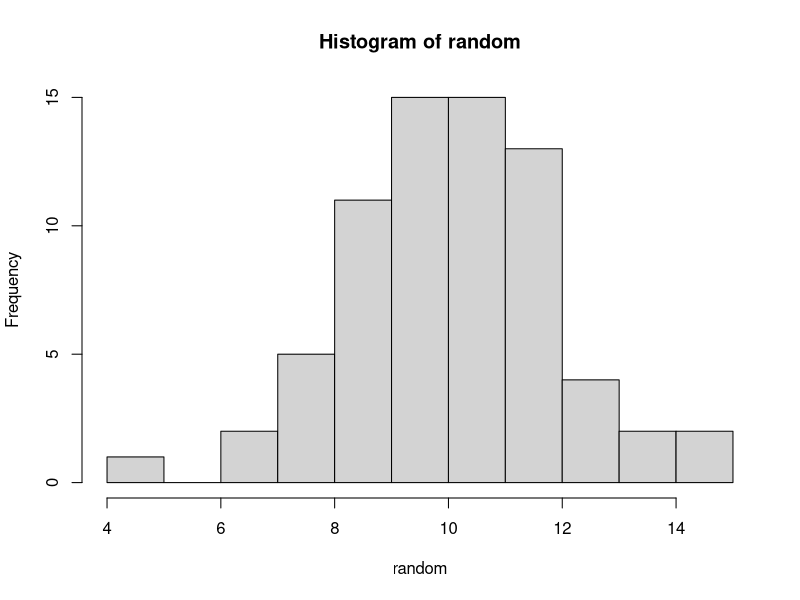
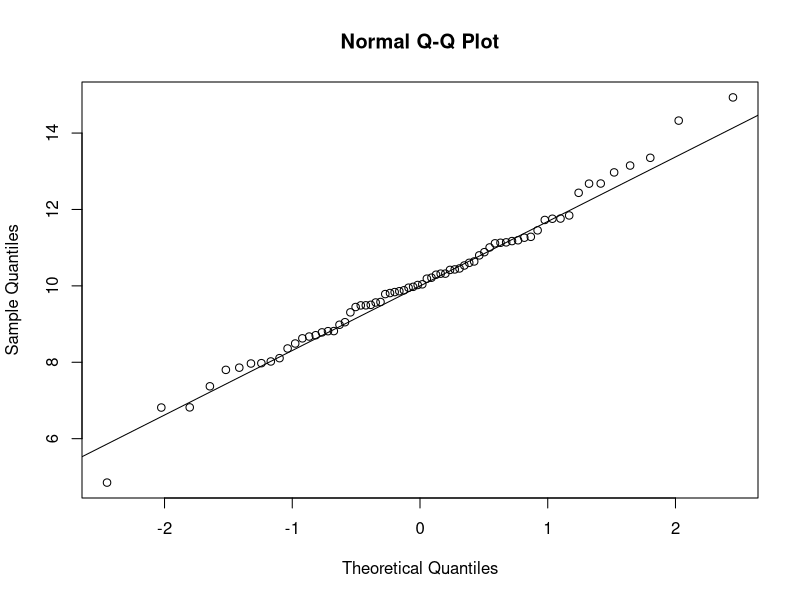

These figures' R source, in order:
## ---- chunk 1
knitr::opts_chunk$set(echo = TRUE)
## ---- chunk 2
set.seed(NULL);
random <- rnorm(70, 10, 2);
print(random)
## ---- chunk 3
hist(random, breaks=10);
## ---- chunk 4
qqnorm(random)
qqline(random)
## ---- chunk 5
shapiro.test(random)
## ---- chunk 6
median(random)
## ---- chunk 7
mean(random)
## ---- chunk 8
range(random)
res <- range(random); diff(res)
min(random); max(random)
## ---- chunk 9
IQR(random)
quantile(random); quantile(random, 0.30)
## ---- chunk 10
var(random)
## ---- chunk 11
sd(random)
## ---- chunk 12
Modes <- function(x) {
  ux <- unique(x)
  tab <- tabulate(match(x, ux))
  ux[tab == max(tab)]
}
## ---- chunk 13
mode(random) <- "integer"
print(random)
## ---- chunk 14
Modes(random)
